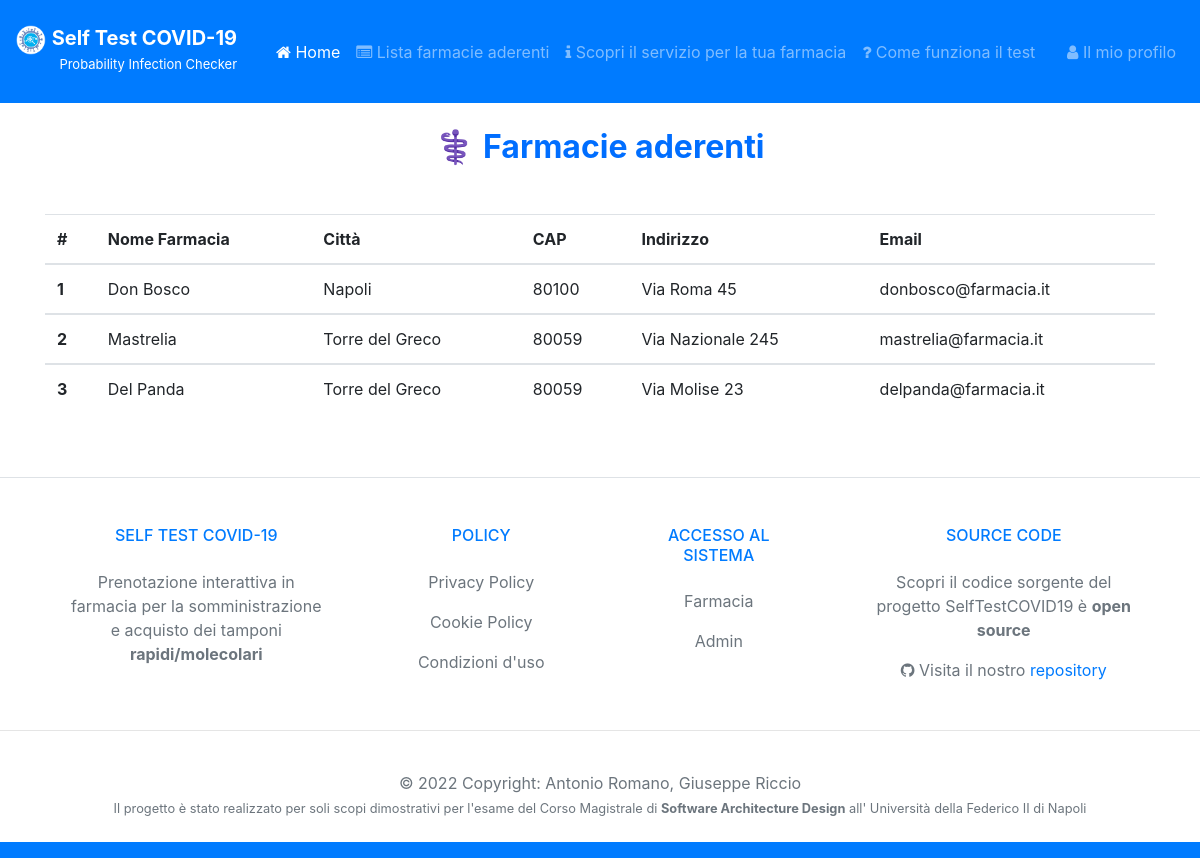
/listaFarmacie, run on an earlier commit of the app's database.
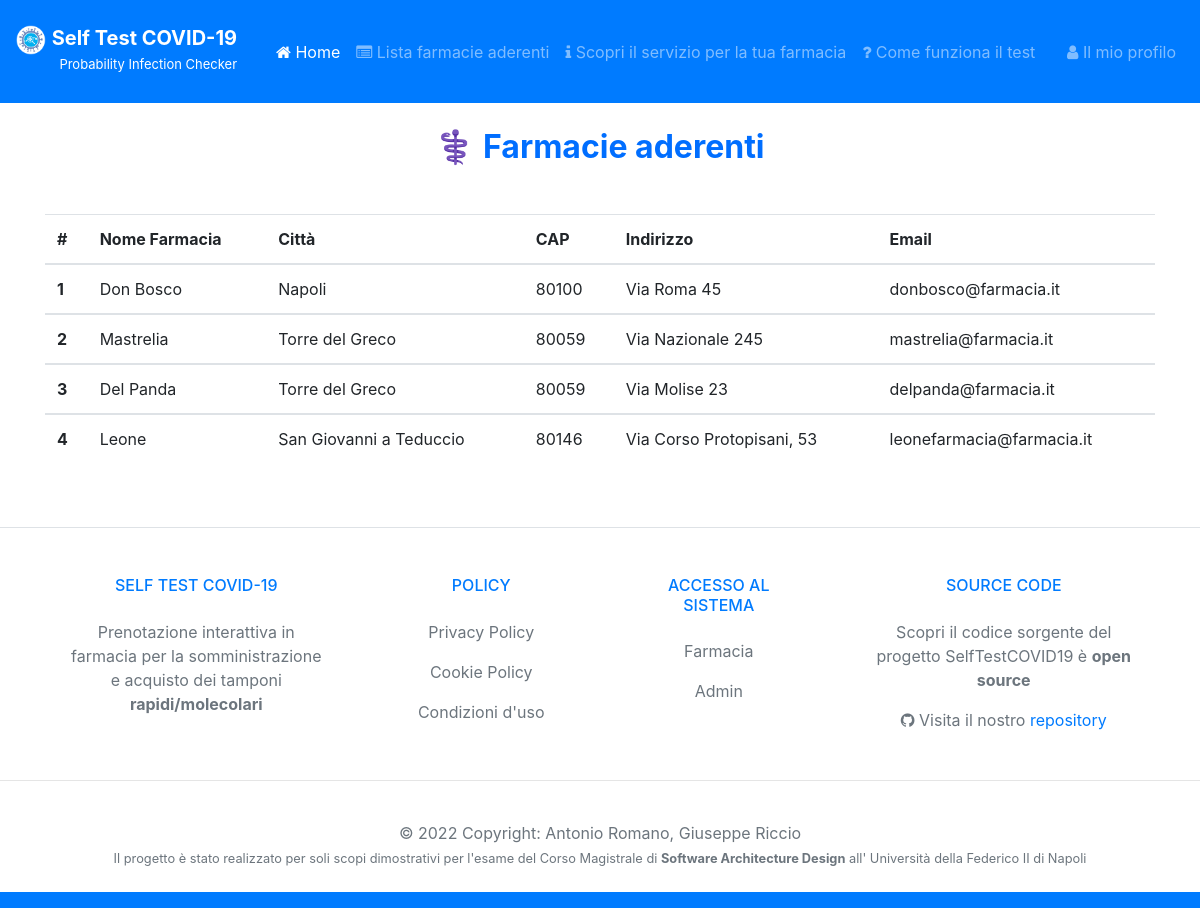
And on a later commit of the database.
### tables this page shows
CREATE TABLE `Farmacie` (
	ID INTEGER PRIMARY KEY AUTOINCREMENT,
	NomeFarmacia VARCHAR(50),
	Citta VARCHAR(50),
	CAP INT(5),
	Indirizzo VARCHAR(50),
	Email VARCHAR(50),
	PWD VARCHAR(50),
	UNIQUE(NomeFarmacia,Email)
);

### controllers/MainHandlerController.py (the view)
def listaFarmacie():
    connection = connectDB()
    farmacie = connection.execute('SELECT ID, NomeFarmacia, Citta, Cap, Indirizzo, Email FROM Farmacie').fetchall()
    connection.close()
    return render_template('/listafarmacie.html', farmacie=farmacie)

### models/DB.py (called while the page is built)
def connectDB():
    connection = sqlite3.connect('./models/selftestcovid19.db')
    connection.row_factory = sqlite3.Row
    return connection

### templates/listafarmacie.html (shortened to what this page needs)
<!doctype html>
<html lang="it">
<head>
    <link rel="stylesheet" href="https://cdnjs.cloudflare.com/ajax/libs/font-awesome/4.7.0/css/font-awesome.min.css">
    <link rel="stylesheet" href="https://stackpath.bootstrapcdn.com/bootstrap/4.3.1/css/bootstrap.min.css">
</head>
<body>
    <nav class="navbar navbar-expand-lg navbar-dark bg-primary">
        <div style="margin-top: 10px; margin-right: 15px;">
            <a class="navbar-brand" href="#">
                <img src="/static/logo.png" width="30" height="30" alt="">
                <span style="margin-top: 10px; color: white; font-size: 20px ;"><b>Self Test COVID-19</b><br>
                    <p style="font-size: small; text-align: right;">Probability Infection Checker</p></a></span>
        </div>
        <div class="collapse navbar-collapse" id="navbarSupportedContent">
            <ul class="navbar-nav mr-auto">
                <li class="nav-item active">
                    <a class="nav-link" href="/"><i class="fa fa-home" aria-hidden="true"></i> Home </a>
                </li>
                <li class="nav-item">
                    <a class="nav-link" href="/listaFarmacie"><i class="fa fa-list-alt" aria-hidden="true"></i> Lista
                        farmacie aderenti</a>
                </li>
                <li class="nav-item">
                    <a class="nav-link" href="/scopri"><i class="fa fa-info" aria-hidden="true"></i> Scopri il servizio per la
                        tua farmacia</a>
                </li>
                <li class="nav-item">
                    <a class="nav-link" href="/about"><i class="fa fa-question" aria-hidden="true"></i> Come funziona il
                        test</a>
                </li>
            </ul>
            <ul class="navbar-nav ml-auto">
                <li class="nav-item">
                    <a class="nav-link" href="/loginPaziente"><i class="fa fa-user" aria-hidden="true"></i> Il mio
                        profilo </a>
                </li>
            </ul>
        </div>
    </nav>
    <div class="container">
        <center>
            <h2 class="text-center" style="margin: 25px;"><b><span style="color: #006eff;">
                        &#x2695 Farmacie aderenti </span></b></h2>
            <div class="d-flex justify-content-center mt-5 table-responsive">
                <table class="table">
                    <thead>
                        <tr>
                            <th scope="col">#</th>
                            <th scope="col">Nome Farmacia </th>
                            <th scope="col">Città</th>
                            <th scope="col">CAP</th>
                            <th scope="col">Indirizzo</th>
                            <th scope="col">Email</th>
                        </tr>
                    </thead>
                    <tbody>
                        {% for farmacia in farmacie %}
                        <tr>
                            <th scope="row">{{ farmacia.ID }}</th>
                            <td>{{ farmacia.NomeFarmacia }}</td>
                            <td>{{ farmacia.Citta }}</td>
                            <td>{{ farmacia.CAP }}</td>
                            <td>{{ farmacia.Indirizzo }}</td>
                            <td>{{ farmacia.Email }}</td>
                        </tr>
                    </tbody>
                    {% endfor %}
                </table>
            </div>
        </center>
    </div>
</body>
<footer class="text-lg text-lg-start bg-white text-muted">
    <section class="d-flex justify-content-center justify-content-lg-between p-4 border-bottom">
    </section>
    <section class="">
      <div class="container text-center text-md-start mt-5">
        <div class="row mt-3">
          <div class="col-md-3 col-lg-4 col-xl-3 mx-auto mb-4">
            <h6 class="text-uppercase fw-bold mb-4  text-primary">
              Self Test COVID-19
            </h6>
            <p>
              Prenotazione interattiva in farmacia per la somministrazione e acquisto dei tamponi <b>rapidi/molecolari</b>
            </p>
          </div>
          <div class="col-md-2 col-lg-2 col-xl-2 mx-auto mb-4">
            <h6 class="text-uppercase fw-bold mb-4  text-primary">
              Policy
            </h6>
            <p>
              <a href="#!" class="text-reset">Privacy Policy</a>
            </p>
            <p>
              <a href="#!" class="text-reset">Cookie Policy</a>
            </p>
            <p>
              <a href="#!" class="text-reset">Condizioni d'uso</a>
            </p>
          </div>
          <div class="col-md-3 col-lg-2 col-xl-2 mx-auto mb-4">
            <h6 class="text-uppercase fw-bold mb-4  text-primary">
              Accesso al sistema
            </h6>
            <p>
              <a href="/loginFarmacia" class="text-reset">Farmacia</a>
            </p>
            <p>
              <a href="/loginAdmin" class="text-reset">Admin</a>
            </p>
          </div>
          <div class="col-md-4 col-lg-3 col-xl-3 mx-auto mb-md-0 mb-4">
            <h6 class="text-uppercase fw-bold mb-4  text-primary">SOURCE CODE</h6>
            <p>Scopri il codice sorgente del progetto SelfTestCOVID19 è <b>open source</b></p>
            <p><i class="fa fa-github"></i> Visita il nostro <a href="https://github.com/giuseppericcio/SelfTestCovid19">repository</a></p>
          </div>
        </div>
      </div>
    </section>
    <hr>
    <div class="text-center p-4  text-muted" style="background-color: rgba(255, 255, 255, 0.05);">
      © 2022 Copyright:
      <a class="text-muted fw-bold">Antonio Romano, Giuseppe Riccio</a>
      <small id="dateHelp" class="form-text text-muted text-primary">Il progetto è stato realizzato per soli scopi
        dimostrativi per l'esame del Corso Magistrale di <b>Software Architecture Design</b> all' Università della
        Federico II di Napoli</small>
    </div>
  </footer>
<nav class="navbar navbar-expand-lg navbar-dark bg-primary">
</nav>
</body>
</html>

What changed in the data, as far as the page shows it:
added Farmacie: ID "4", NomeFarmacia "Leone", Citta "San Giovanni a Teduccio", CAP "80146", Indirizzo "Via Corso Protopisani, 53", Email "leonefarmacia@farmacia.it"
